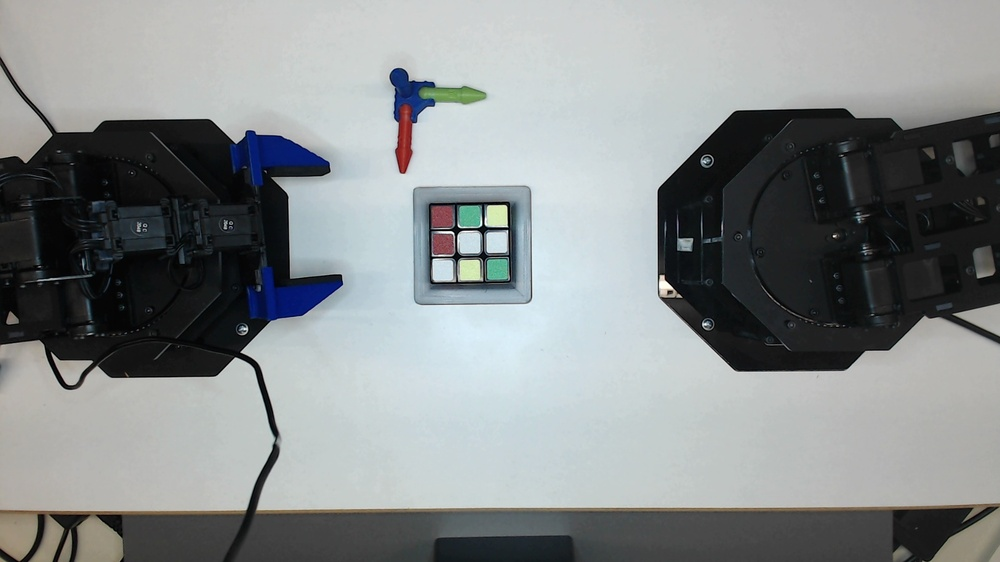
#> input picture Logitech Webcam/Picture 1.jpg, 1000 x 562 px, shrunk from 1920 x 1080 before the run
$ python -i Color.py   (imports and definitions only)
#> lines starting #> are read from the running program, lines starting #| are printed output that depends on the picture; after the words box and inside, x2 and y2 are one past the last pixel; in counts of white or black regions, pixels touching at a corner belong together
#> further down, picture is the input picture: shape (562, 1000, 3); mean B, G, R 140.5, 139.8, 135.3
import cv2
import numpy as np
import matplotlib.pyplot as plt

# [72 lines left out: functions getMaskPixels, getCorrectionValues, correctImage, showHistogram, not called in this run]


def filter(image):
    bild = image.copy()
    # Bild in den HSV-Farbraum umwandeln
    hsv_bild = cv2.cvtColor(bild, cv2.COLOR_BGR2HSV)
#> hsv_bild: shape (562, 1000, 3); mean H, S, V 66.6, 23.3, 142.7

    # Farbbereiche definieren
    farb_bereiche = {
        "Rot": [(np.array([0, 90, 70]), np.array([5, 255, 255])),
                (np.array([170, 90, 70]), np.array([180, 255, 255]))],
        "Blau": [(np.array([95, 130, 70]), np.array([140, 255, 255]))],
        "Gelb": [(np.array([20, 20, 100]), np.array([38, 255, 255]))],
        "Grun": [(np.array([40, 50, 70]), np.array([90, 255, 255]))],
        "Orange": [(np.array([5, 130, 70]), np.array([20, 255, 255]))],
        "Weiss": [(np.array([0, 0, 160]), np.array([180, 20, 255]))],
    }

    # Ergebnisbild kopieren
    ergebnisbild = bild.copy()

    # Ergebnisse speichern
    ergebnisse = []

    # Über alle Farben iterieren
    i = 0
    for farbe, grenzen in farb_bereiche.items():
        i =i+1
        # Maske für die Farbe erstellen
        maske = np.zeros(hsv_bild.shape[:2], dtype=np.uint8)
        for untere_grenze, obere_grenze in grenzen:
            maske |= cv2.inRange(hsv_bild, untere_grenze, obere_grenze)

        maske = cv2.morphologyEx(maske, cv2.MORPH_OPEN, np.ones((5,5),np.uint8))
        maske = cv2.morphologyEx(maske, cv2.MORPH_CLOSE, np.ones((5,5),np.uint8))

        if farbe == "Blau":
            cv2.imshow(f"test {i}", maske)

        # Konturen der Objekte finden
        konturen, hierarchie = cv2.findContours(maske, cv2.RETR_TREE, cv2.CHAIN_APPROX_SIMPLE)

        filtered_konturen = []
        for kontur in konturen:
            x, y, w, h = cv2.boundingRect(kontur)
            if (w * h > 100) & (w * h < 10000) & (w / h > 0.7) & (w / h < 1.3) & ( cv2.contourArea(kontur)/(w * h) > 0.5):
                filtered_konturen.append(kontur)

        for kontur in filtered_konturen:
            x, y, w, h = cv2.boundingRect(kontur)
            # Bereich extrahieren
            roi_maske = maske[y:y+h, x:x+w]
            roi_hsv = hsv_bild[y:y+h, x:x+w]

            # Durchschnittlichen Hue-Wert berechnen
            hue_werte = roi_hsv[:, :, 0][roi_maske > 0]
            durchschnittlicher_hue = hue_werte.mean() if len(hue_werte) > 0 else 0

            # Ergebnis speichern
            ergebnisse.append({
                "Farbe": farbe,
                "x": x,
                "y": y,
                "width": w,
                "height": h,
                "average_hue": durchschnittlicher_hue
            })

            # Bounding-Box zeichnen und Farbe beschriften
            farben_rgb = {
                "Rot": (0, 0, 255),
                "Blau": (255, 0, 0),
                "Gelb": (0, 255, 255),
                "Grun": (0, 255, 0),
                "Orange": (0, 165, 255),
                "Weiss": (255, 255, 255),
            }
            cv2.rectangle(ergebnisbild, (x, y), (x + w, y + h), farben_rgb[farbe], 2)
            cv2.putText(ergebnisbild, f"{farbe}: {int(durchschnittlicher_hue)}",
                        (x, y - 10), cv2.FONT_HERSHEY_SIMPLEX, 0.5, farben_rgb[farbe], 2)
#> this loop made 6 passes
#> pass 2, in filter, `cv2.imshow(f"test {i}", maske)`:
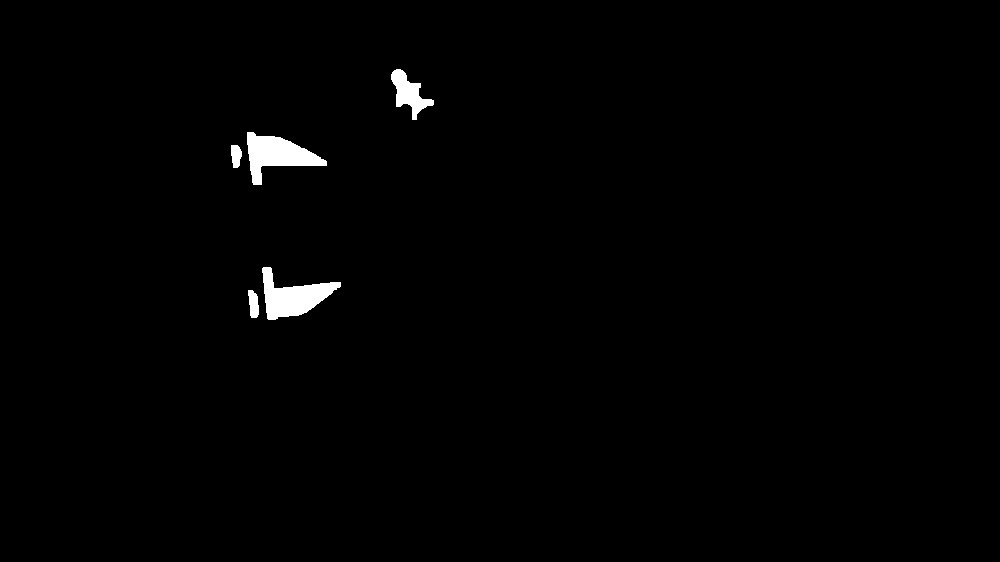
#> window 'test 2': shape (562, 1000); 0.96% white; 5 white regions, box (x1, y1, x2, y2) and area: (262, 267, 341, 320) 2001, (247, 132, 327, 185) 2000, (391, 69, 434, 120) 948, (248, 290, 259, 318) 235, (231, 145, 242, 168) 200
#> after the loop:
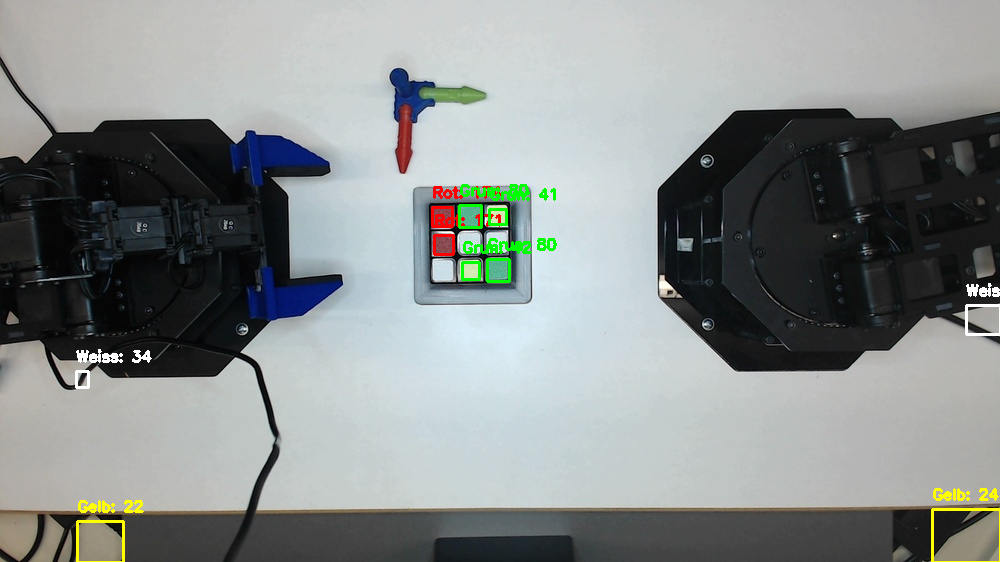
#> ergebnisbild: shape (562, 1000, 3); 1.15% of pixels changed, all inside (x1, y1, x2, y2) = (75, 184, 1000, 562)
#> after the loop:
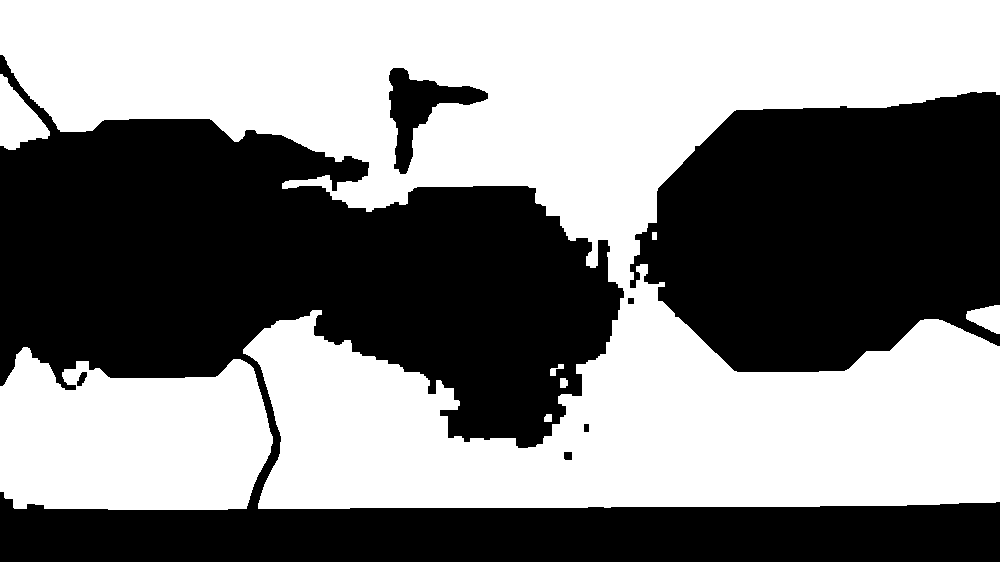
#> maske: shape (562, 1000); 51.9% white; 7 black regions, largest, box (x1, y1, x2, y2) and area: (0, 55, 1000, 562) 185924, (630, 92, 1000, 372) 80420, (389, 68, 488, 174) 3655
#> after the loop, ergebnisse = 10 items; i = 6

    # Ergebnisse ausgeben
    #print("Gefundene Objekte ohne Kinder:")
    #for i, obj in enumerate(ergebnisse, 1):
    #    print(f"Objekt {i}: Farbe={obj['Farbe']}, X={obj['x']}, Y={obj['y']}, "
    #          f"Breite={obj['width']}, Höhe={obj['height']}, Durchschnittlicher Hue={obj['average_hue']:.2f}")
    return ergebnisbild, ergebnisse

>>> import cv2
>>> picture = cv2.imread('../Logitech Webcam/Picture 1.jpg')
>>> result = filter(picture)

$ run again, on Logitech Webcam/Picture 10.jpg
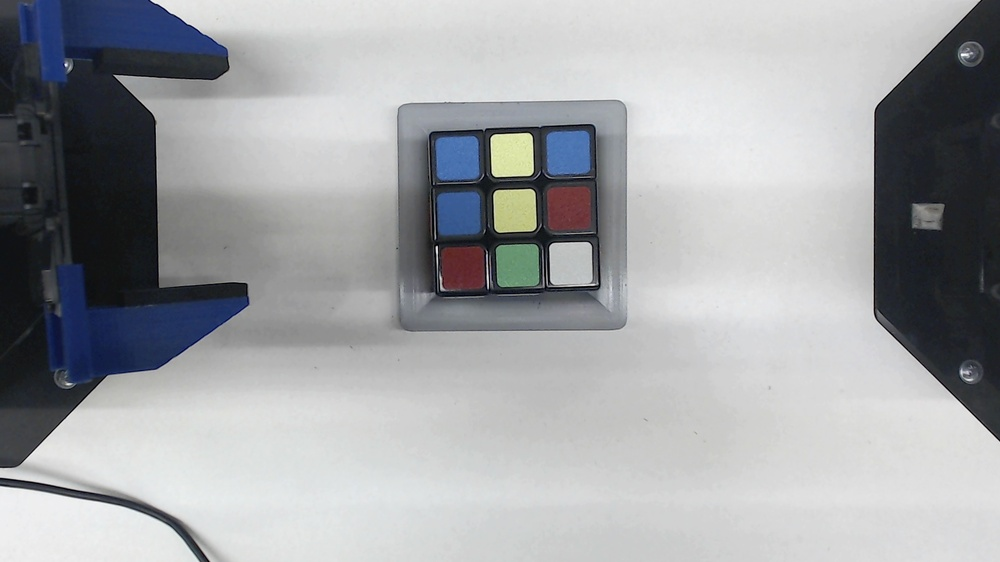
#> input picture Logitech Webcam/Picture 10.jpg, 1000 x 562 px, shrunk from 1920 x 1080 before the run
#> picture is the input picture: shape (562, 1000, 3); mean B, G, R 165.7, 162.9, 161
#> hsv_bild: shape (562, 1000, 3); mean H, S, V 58.1, 20.5, 166.8
#> after the loop in filter, `for farbe, grenzen in farb_bereiche.items():`:
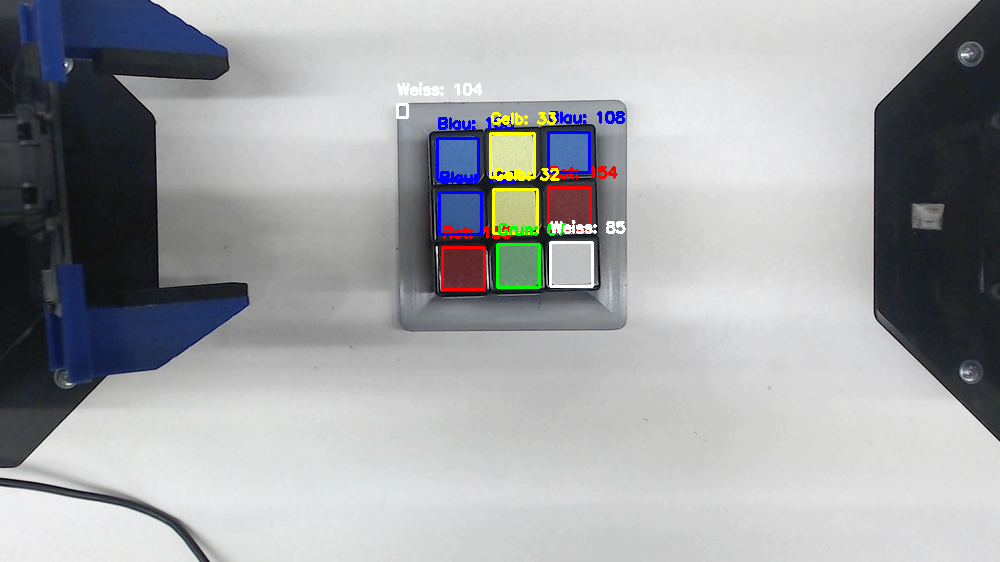
#> ergebnisbild: shape (562, 1000, 3); 1.53% of pixels changed, all inside (x1, y1, x2, y2) = (396, 82, 626, 291)
#> after the loop in filter, `for farbe, grenzen in farb_bereiche.items():`:
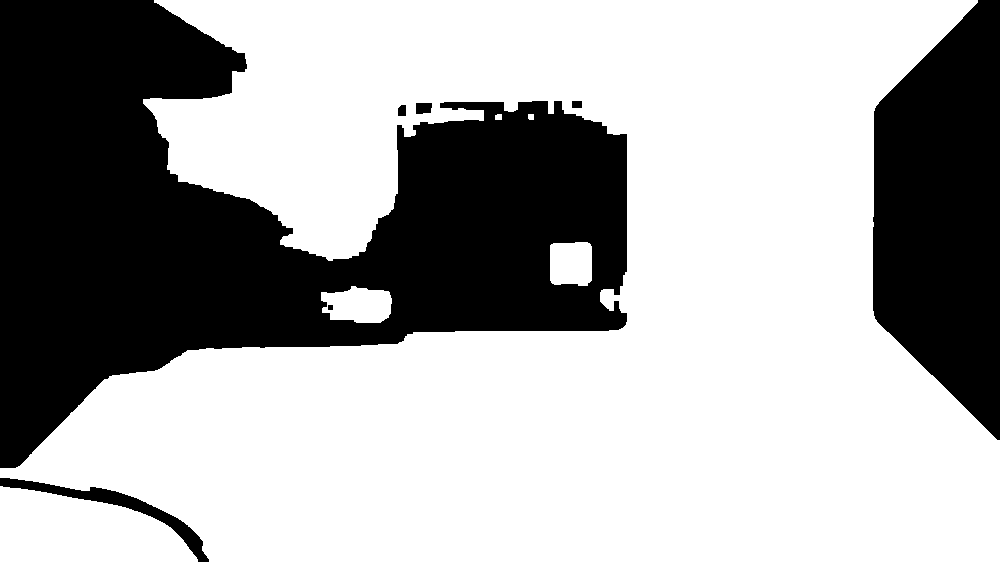
#> maske: shape (562, 1000); 65.8% white; 7 black regions, largest, box (x1, y1, x2, y2) and area: (0, 0, 627, 468) 147114, (873, 0, 1000, 440) 42204, (0, 478, 209, 562) 2460
#> after the loop in filter, `for farbe, grenzen in farb_bereiche.items():`: ergebnisse = 10 items; i = 6

$ run again, on Logitech Webcam/Picture 11.jpg
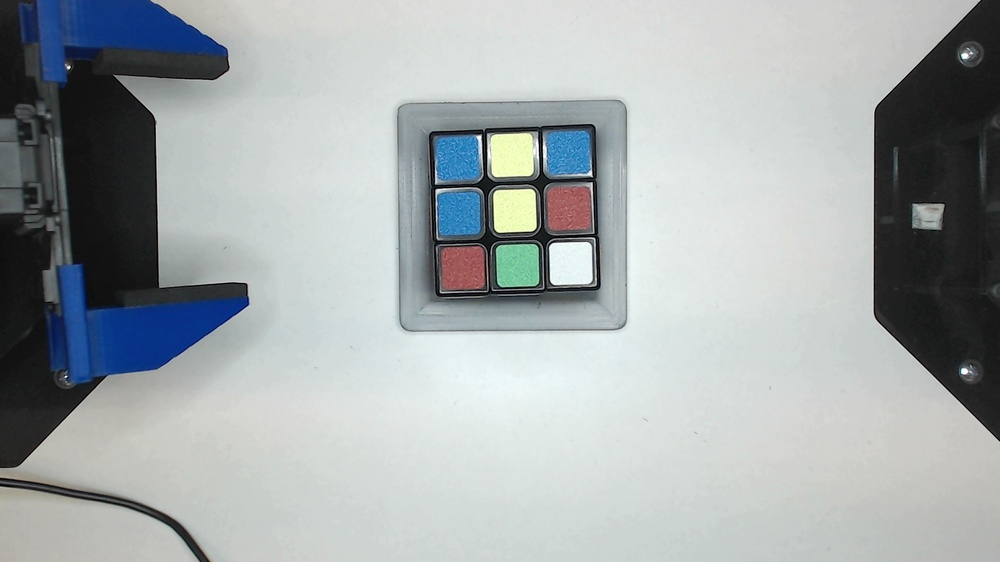
#> input picture Logitech Webcam/Picture 11.jpg, 1000 x 562 px, shrunk from 1920 x 1080 before the run
#> picture is the input picture: shape (562, 1000, 3); mean B, G, R 171, 169.8, 163.5
#> hsv_bild: shape (562, 1000, 3); mean H, S, V 67, 20.9, 173.8
#> after the loop in filter, `for farbe, grenzen in farb_bereiche.items():`:
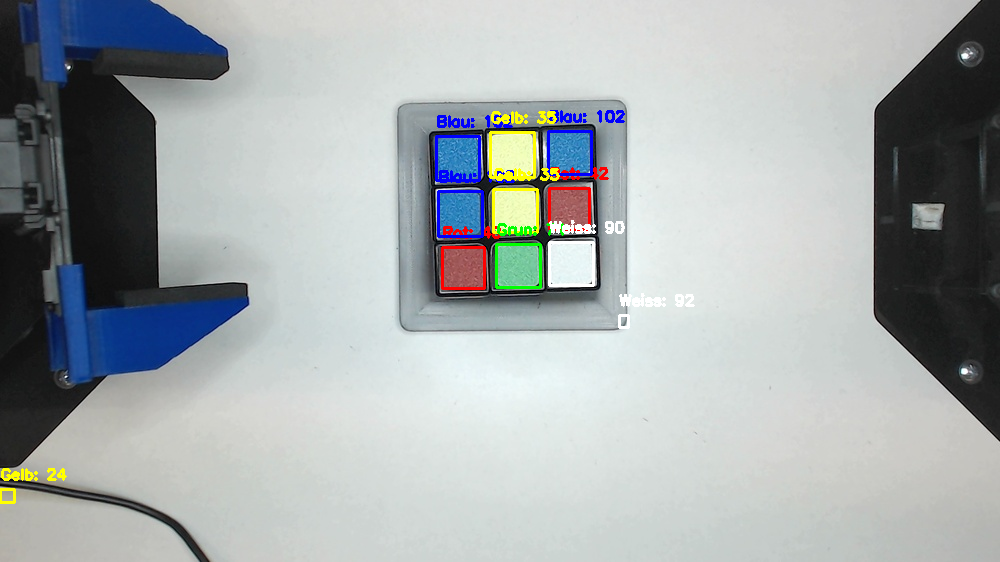
#> ergebnisbild: shape (562, 1000, 3); 1.61% of pixels changed, all inside (x1, y1, x2, y2) = (0, 110, 695, 504)
#> after the loop in filter, `for farbe, grenzen in farb_bereiche.items():`:
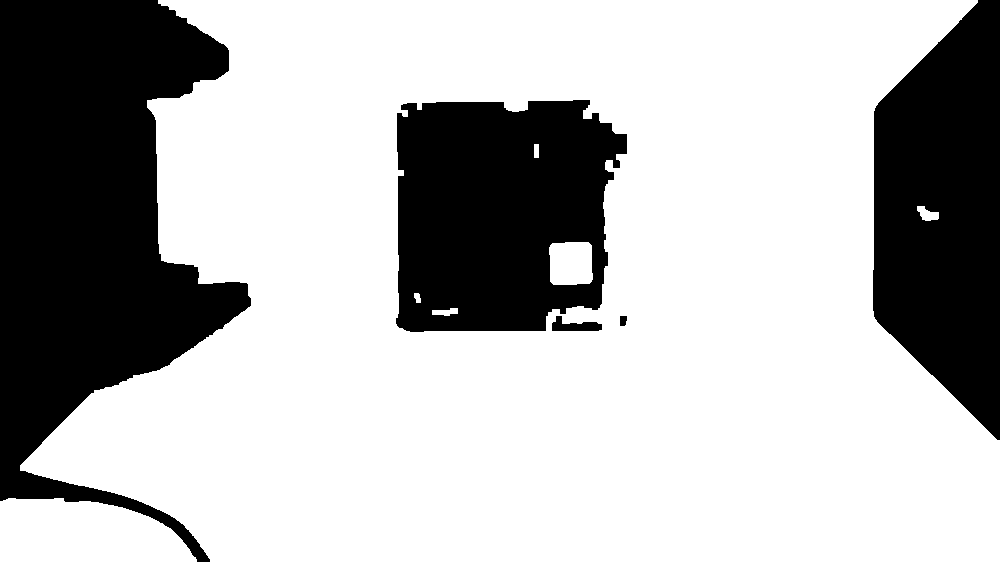
#> maske: shape (562, 1000); 70.5% white; 5 black regions, box (x1, y1, x2, y2) and area: (0, 0, 251, 562) 79047, (396, 100, 627, 332) 44087, (873, 0, 1000, 440) 41958, (552, 316, 602, 331) 439, (620, 316, 627, 326) 64
#> after the loop in filter, `for farbe, grenzen in farb_bereiche.items():`: ergebnisse = 11 items; i = 6
